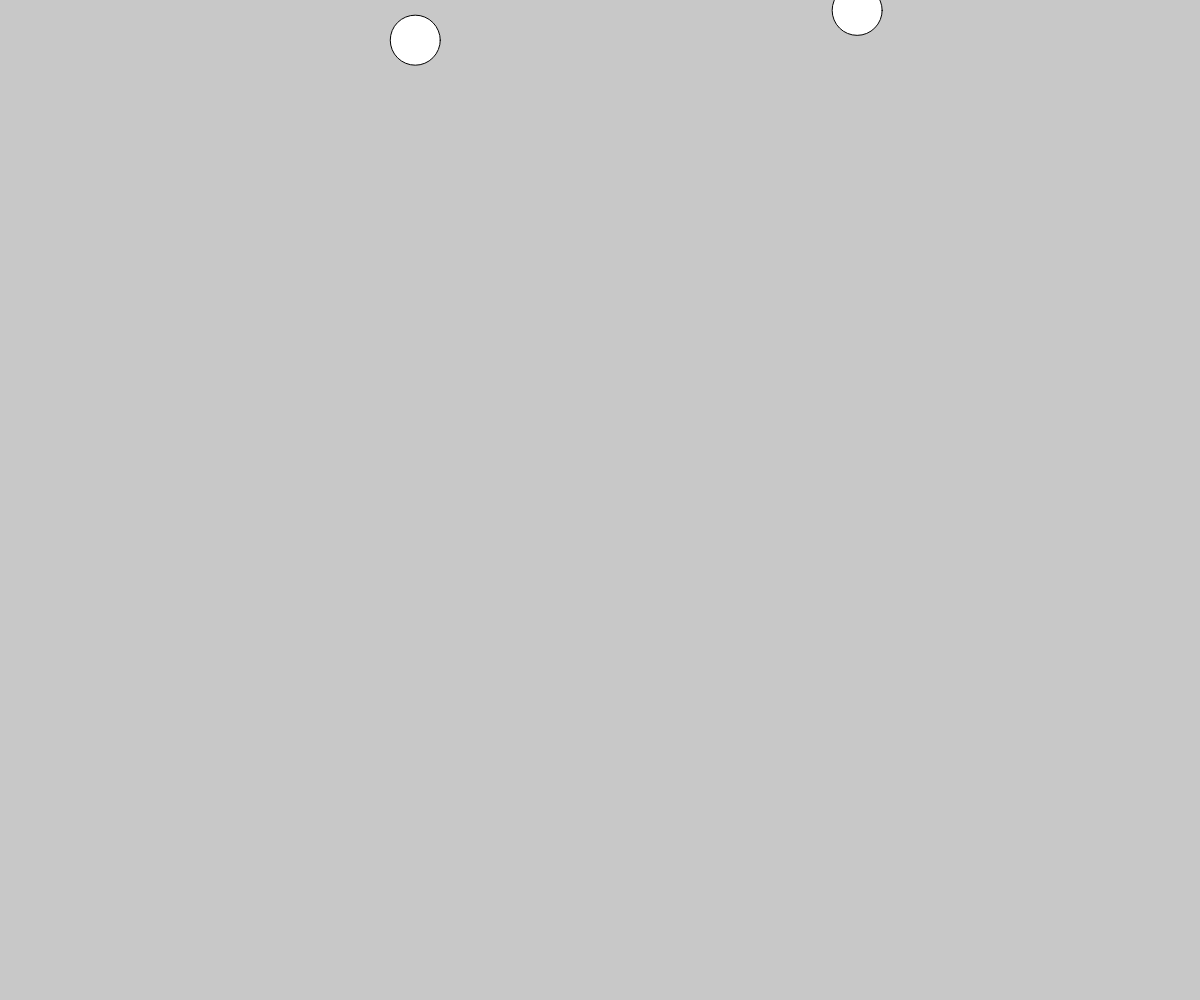
Frame 1 (no input)
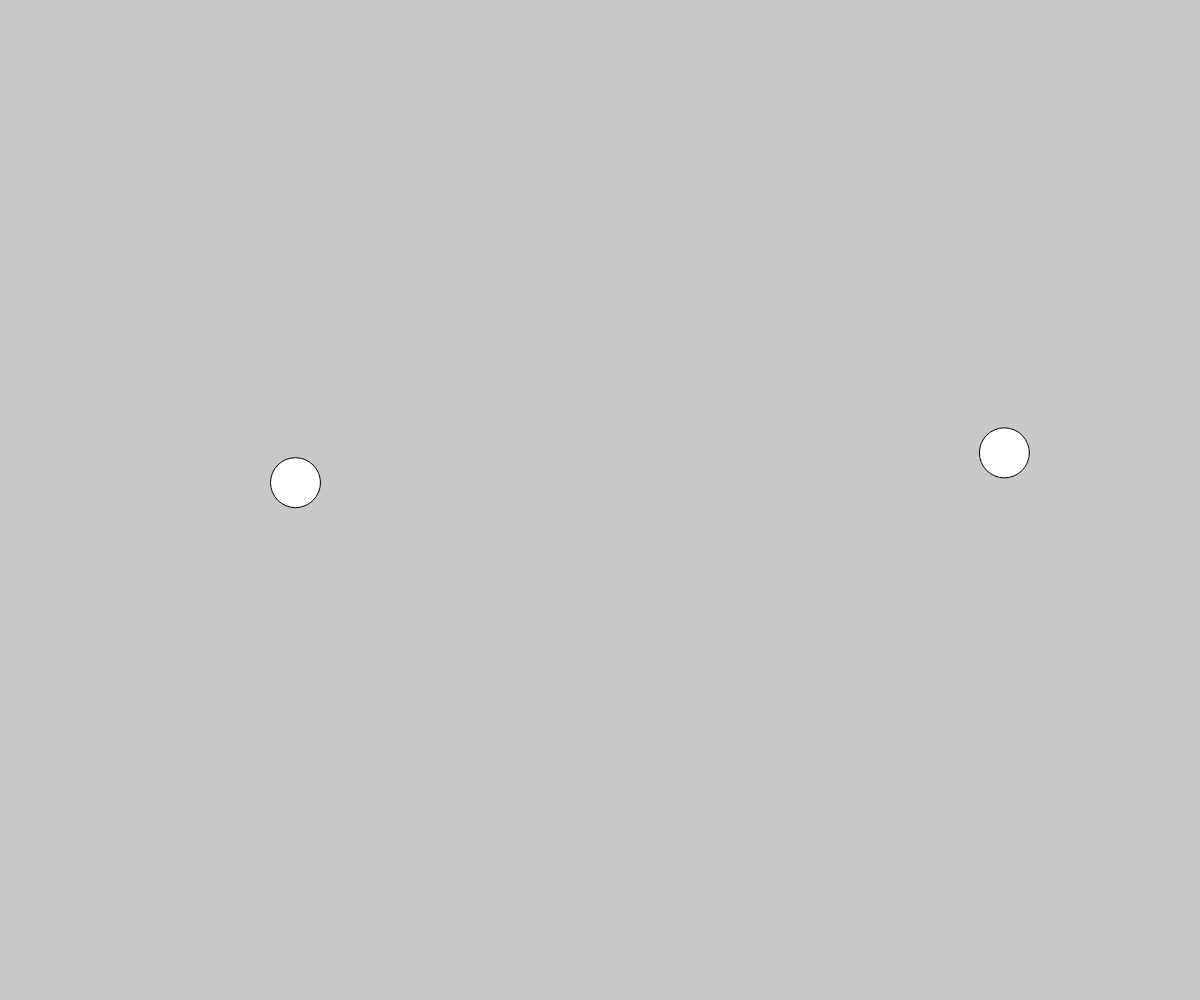
Frame 60 (no input)
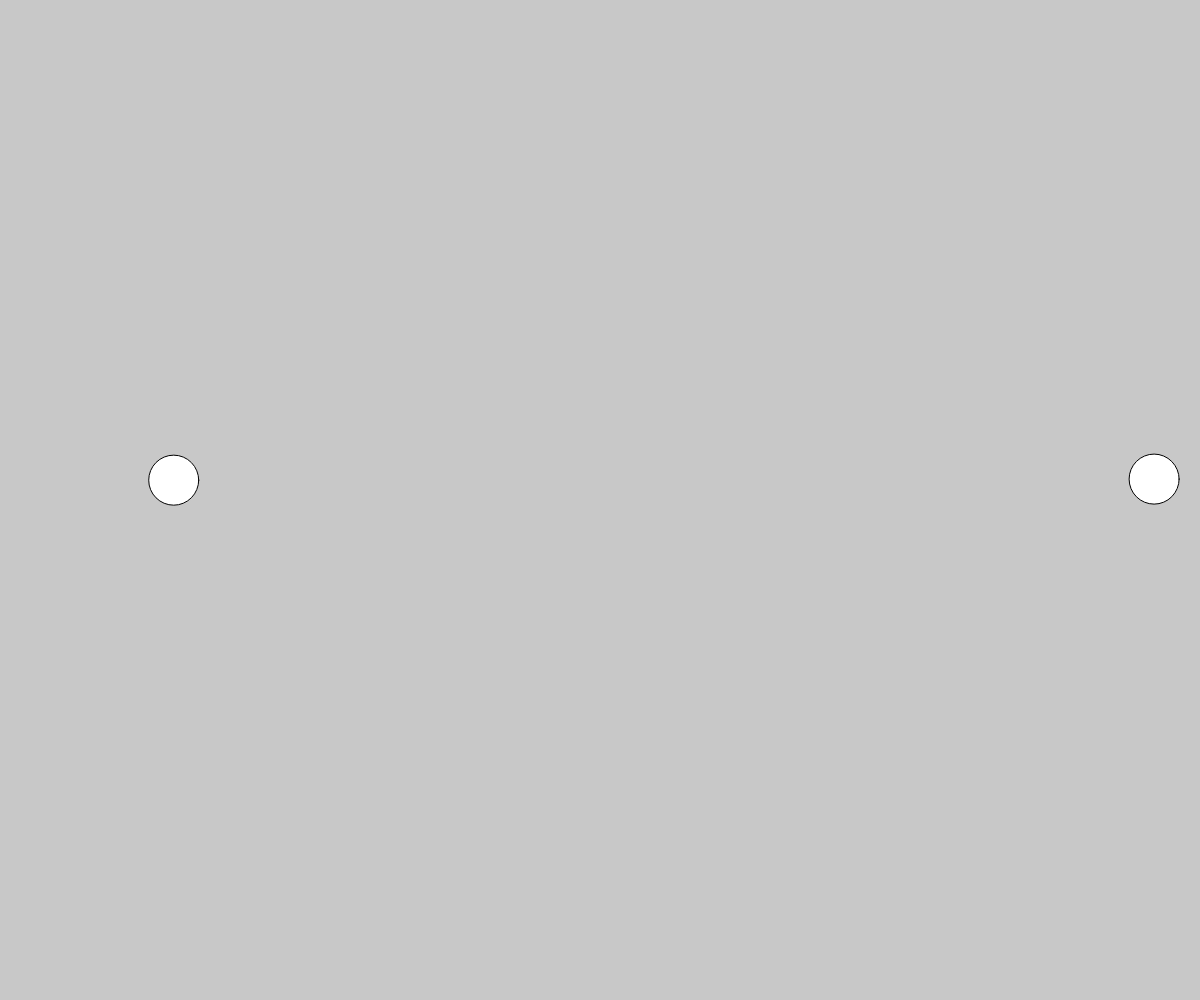
Frame 120 (the mouse pressed at the canvas centre since frame 60)

The p5.js sketch that drew these frames (run headless with seeded random() and noise() and a simulated clock; from frame 60 on, the mouse is pressed at the canvas centre):

// p5.js sketch
// ── sketch.js
let bouncingBalls = [];

function setup() {
  createCanvas(windowWidth, windowHeight);
  addBalls();
}

function draw() {
  background(200);
  for (ball of bouncingBalls) {
    ball.y += ball.dy;
    ball.dy += 0.25;
    circle(ball.x, ball.y, 50); 
    
    if (ball.y >= height && ball.dy > 0) {
      ball.dy = -0.95 * ball.dy;

    }

     ball.x += ball.dx;
    if (ball.x >= width || ball.x <= 0) {
      ball.dx = -1 * ball.dx;
    }
  } 
}

function addBalls() {
 for(i = 0; i < 2; i++) {
  balls = {
    x: random(width),
    y: random(50),
    dy: 0,
    dx: (1, -1, random(-5, 5)),
  };
  bouncingBalls.push(balls);
  }
}
